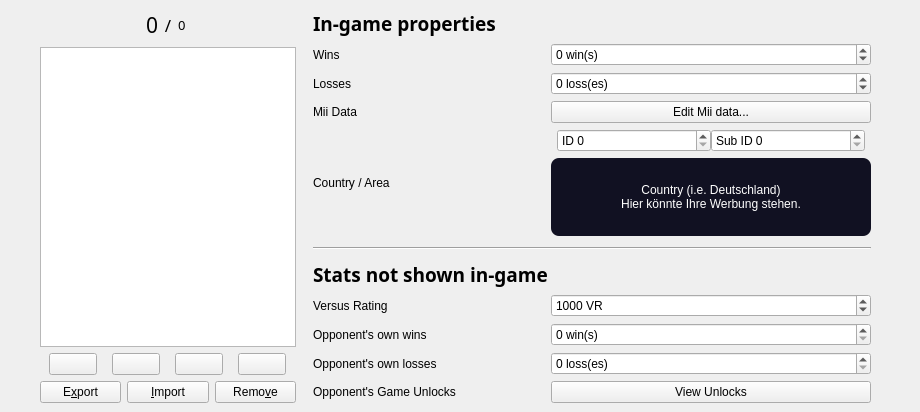
      <widget class="QWidget" name="tabOpponent">
       <attribute name="title">
        <string>Opponents</string>
       </attribute>
       <layout class="QHBoxLayout" name="horizontalLayout_3">
        <property name="spacing">
         <number>0</number>
        </property>
        <property name="leftMargin">
         <number>0</number>
        </property>
        <property name="topMargin">
         <number>0</number>
        </property>
        <property name="rightMargin">
         <number>0</number>
        </property>
        <property name="bottomMargin">
         <number>0</number>
        </property>
        <item>
         <spacer name="horizontalSpacer_8">
          <property name="orientation">
           <enum>Qt::Horizontal</enum>
          </property>
          <property name="sizeHint" stdset="0">
           <size>
            <width>40</width>
            <height>20</height>
           </size>
          </property>
         </spacer>
        </item>
        <item>
         <widget class="QWidget" name="oppPicker" native="true">
          <property name="minimumSize">
           <size>
            <width>160</width>
            <height>0</height>
           </size>
          </property>
          <layout class="QVBoxLayout" name="verticalLayout_3">
           <property name="leftMargin">
            <number>0</number>
           </property>
           <property name="rightMargin">
            <number>0</number>
           </property>
           <item>
            <layout class="QGridLayout" name="gridLayout_5">
             <item row="8" column="0" colspan="3">
              <widget class="QListWidget" name="opponents">
               <property name="minimumSize">
                <size>
                 <width>0</width>
                 <height>300</height>
                </size>
               </property>
               <property name="maximumSize">
                <size>
                 <width>300</width>
                 <height>16777215</height>
                </size>
               </property>
               <property name="horizontalScrollBarPolicy">
                <enum>Qt::ScrollBarAlwaysOff</enum>
               </property>
              </widget>
             </item>
             <item row="10" column="0" colspan="3">
              <layout class="QHBoxLayout" name="horizontalLayout">
               <item>
                <widget class="QPushButton" name="oppPickToTop">
                 <property name="maximumSize">
                  <size>
                   <width>48</width>
                   <height>16777215</height>
                  </size>
                 </property>
                 <property name="statusTip">
                  <string>Move this opponent to the top of the list</string>
                 </property>
                 <property name="shortcut">
                  <string>Alt+Home</string>
                 </property>
                </widget>
               </item>
               <item>
                <widget class="QPushButton" name="oppPickToBot">
                 <property name="maximumSize">
                  <size>
                   <width>48</width>
                   <height>16777215</height>
                  </size>
                 </property>
                 <property name="statusTip">
                  <string>Move this opponent up one entry</string>
                 </property>
                 <property name="shortcut">
                  <string>Alt+Up</string>
                 </property>
                </widget>
               </item>
               <item>
                <widget class="QPushButton" name="oppPickDown">
                 <property name="maximumSize">
                  <size>
                   <width>48</width>
                   <height>16777215</height>
                  </size>
                 </property>
                 <property name="statusTip">
                  <string>Move this opponent down one entry</string>
                 </property>
                 <property name="shortcut">
                  <string>Alt+Down</string>
                 </property>
                </widget>
               </item>
               <item>
                <widget class="QPushButton" name="oppPickUp">
                 <property name="maximumSize">
                  <size>
                   <width>48</width>
                   <height>16777215</height>
                  </size>
                 </property>
                 <property name="statusTip">
                  <string>Move this opponent to the bottom of the list</string>
                 </property>
                 <property name="shortcut">
                  <string>Alt+End</string>
                 </property>
                </widget>
               </item>
              </layout>
             </item>
             <item row="0" column="0" colspan="3">
              <layout class="QHBoxLayout" name="horizontalLayout_2">
               <item>
                <spacer name="horizontalSpacer_4">
                 <property name="orientation">
                  <enum>Qt::Horizontal</enum>
                 </property>
                 <property name="sizeHint" stdset="0">
                  <size>
                   <width>40</width>
                   <height>20</height>
                  </size>
                 </property>
                </spacer>
               </item>
               <item>
                <widget class="QLabel" name="oppCurrent">
                 <property name="minimumSize">
                  <size>
                   <width>64</width>
                   <height>32</height>
                  </size>
                 </property>
                 <property name="maximumSize">
                  <size>
                   <width>64</width>
                   <height>16777215</height>
                  </size>
                 </property>
                 <property name="font">
                  <font>
                   <family>RodinNTLG2</family>
                   <pointsize>16</pointsize>
                   <stylestrategy>PreferAntialias</stylestrategy>
                  </font>
                 </property>
                 <property name="text">
                  <string>0</string>
                 </property>
                 <property name="alignment">
                  <set>Qt::AlignRight|Qt::AlignTrailing|Qt::AlignVCenter</set>
                 </property>
                </widget>
               </item>
               <item>
                <widget class="QLabel" name="oppLblSlash">
                 <property name="maximumSize">
                  <size>
                   <width>64</width>
                   <height>16777215</height>
                  </size>
                 </property>
                 <property name="font">
                  <font>
                   <family>RodinNTLG2</family>
                   <pointsize>13</pointsize>
                   <stylestrategy>PreferAntialias</stylestrategy>
                  </font>
                 </property>
                 <property name="text">
                  <string>/</string>
                 </property>
                 <property name="alignment">
                  <set>Qt::AlignCenter</set>
                 </property>
                </widget>
               </item>
               <item>
                <widget class="QLabel" name="oppTotal">
                 <property name="minimumSize">
                  <size>
                   <width>64</width>
                   <height>0</height>
                  </size>
                 </property>
                 <property name="maximumSize">
                  <size>
                   <width>64</width>
                   <height>16777215</height>
                  </size>
                 </property>
                 <property name="font">
                  <font>
                   <family>RodinNTLG2</family>
                   <pointsize>10</pointsize>
                   <stylestrategy>PreferAntialias</stylestrategy>
                  </font>
                 </property>
                 <property name="text">
                  <string>0</string>
                 </property>
                 <property name="alignment">
                  <set>Qt::AlignLeading|Qt::AlignLeft|Qt::AlignVCenter</set>
                 </property>
                </widget>
               </item>
               <item>
                <spacer name="horizontalSpacer_3">
                 <property name="orientation">
                  <enum>Qt::Horizontal</enum>
                 </property>
                 <property name="sizeHint" stdset="0">
                  <size>
                   <width>40</width>
                   <height>20</height>
                  </size>
                 </property>
                </spacer>
               </item>
              </layout>
             </item>
             <item row="11" column="0">
              <widget class="QPushButton" name="oppExport">
               <property name="sizePolicy">
                <sizepolicy hsizetype="Preferred" vsizetype="Fixed">
                 <horstretch>0</horstretch>
                 <verstretch>0</verstretch>
                </sizepolicy>
               </property>
               <property name="statusTip">
                <string>Export this opponent</string>
               </property>
               <property name="text">
                <string>E&amp;xport</string>
               </property>
              </widget>
             </item>
             <item row="11" column="1">
              <widget class="QPushButton" name="oppImport">
               <property name="statusTip">
                <string>Import an opponent</string>
               </property>
               <property name="text">
                <string>&amp;Import</string>
               </property>
              </widget>
             </item>
             <item row="11" column="2">
              <widget class="QPushButton" name="oppRemove">
               <property name="sizePolicy">
                <sizepolicy hsizetype="Preferred" vsizetype="Fixed">
                 <horstretch>0</horstretch>
                 <verstretch>0</verstretch>
                </sizepolicy>
               </property>
               <property name="statusTip">
                <string>Remove this opponent from the list</string>
               </property>
               <property name="text">
                <string>Remo&amp;ve</string>
               </property>
              </widget>
             </item>
            </layout>
           </item>
          </layout>
         </widget>
        </item>
        <item>
         <spacer name="horizontalSpacer_5">
          <property name="orientation">
           <enum>Qt::Horizontal</enum>
          </property>
          <property name="sizeType">
           <enum>QSizePolicy::Fixed</enum>
          </property>
          <property name="sizeHint" stdset="0">
           <size>
            <width>8</width>
            <height>0</height>
           </size>
          </property>
         </spacer>
        </item>
        <item>
         <widget class="QFrame" name="oppFrame">
          <property name="sizePolicy">
           <sizepolicy hsizetype="Expanding" vsizetype="Preferred">
            <horstretch>0</horstretch>
            <verstretch>0</verstretch>
           </sizepolicy>
          </property>
          <property name="frameShadow">
           <enum>QFrame::Plain</enum>
          </property>
          <layout class="QGridLayout" name="gridLayout_3">
           <item row="8" column="2">
            <widget class="QWidget" name="oppCountryView" native="true">
             <property name="minimumSize">
              <size>
               <width>320</width>
               <height>44</height>
              </size>
             </property>
             <property name="maximumSize">
              <size>
               <width>512</width>
               <height>80</height>
              </size>
             </property>
             <property name="toolTip">
              <string>&lt;p&gt;This is a rough demonstration of what Mario Kart 7 would show in the Opponents List.&lt;/p&gt;</string>
             </property>
             <property name="styleSheet">
              <string notr="true">color: white; background-color: #112; border-radius: 8px</string>
             </property>
             <layout class="QVBoxLayout" name="verticalLayout_4">
              <property name="spacing">
               <number>0</number>
              </property>
              <property name="leftMargin">
               <number>8</number>
              </property>
              <property name="topMargin">
               <number>2</number>
              </property>
              <property name="rightMargin">
               <number>8</number>
              </property>
              <property name="bottomMargin">
               <number>2</number>
              </property>
              <item>
               <widget class="QLabel" name="oppCountyLabel">
                <property name="minimumSize">
                 <size>
                  <width>0</width>
                  <height>32</height>
                 </size>
                </property>
                <property name="font">
                 <font>
                  <pointsize>9</pointsize>
                 </font>
                </property>
                <property name="text">
                 <string>Country (i.e. Deutschland)
Hier könnte Ihre Werbung stehen.</string>
                </property>
                <property name="textFormat">
                 <enum>Qt::PlainText</enum>
                </property>
                <property name="alignment">
                 <set>Qt::AlignCenter</set>
                </property>
               </widget>
              </item>
             </layout>
            </widget>
           </item>
           <item row="18" column="1">
            <widget class="QLabel" name="oppUnlock">
             <property name="text">
              <string>Opponent's Game Unlocks</string>
             </property>
            </widget>
           </item>
           <item row="15" column="1">
            <widget class="QLabel" name="oppOwnWin">
             <property name="sizePolicy">
              <sizepolicy hsizetype="Maximum" vsizetype="Preferred">
               <horstretch>0</horstretch>
               <verstretch>0</verstretch>
              </sizepolicy>
             </property>
             <property name="text">
              <string>Opponent's own wins</string>
             </property>
            </widget>
           </item>
           <item row="7" column="1" rowspan="2">
            <widget class="QLabel" name="oppCountry">
             <property name="sizePolicy">
              <sizepolicy hsizetype="Maximum" vsizetype="Preferred">
               <horstretch>0</horstretch>
               <verstretch>0</verstretch>
              </sizepolicy>
             </property>
             <property name="text">
              <string>Country / Area</string>
             </property>
            </widget>
           </item>
           <item row="3" column="1">
            <widget class="QLabel" name="oppLosses">
             <property name="sizePolicy">
              <sizepolicy hsizetype="Maximum" vsizetype="Preferred">
               <horstretch>0</horstretch>
               <verstretch>0</verstretch>
              </sizepolicy>
             </property>
             <property name="text">
              <string>Losses</string>
             </property>
            </widget>
           </item>
           <item row="11" column="1" colspan="2">
            <widget class="QLabel" name="oppHdr2">
             <property name="sizePolicy">
              <sizepolicy hsizetype="Preferred" vsizetype="Maximum">
               <horstretch>0</horstretch>
               <verstretch>0</verstretch>
              </sizepolicy>
             </property>
             <property name="minimumSize">
              <size>
               <width>0</width>
               <height>28</height>
              </size>
             </property>
             <property name="font">
              <font>
               <family>RodinNTLG2</family>
               <pointsize>14</pointsize>
               <weight>75</weight>
               <bold>true</bold>
               <stylestrategy>PreferAntialias</stylestrategy>
              </font>
             </property>
             <property name="text">
              <string>Stats not shown in-game</string>
             </property>
            </widget>
           </item>
           <item row="1" column="1">
            <widget class="QLabel" name="oppWins">
             <property name="sizePolicy">
              <sizepolicy hsizetype="Maximum" vsizetype="Preferred">
               <horstretch>0</horstretch>
               <verstretch>0</verstretch>
              </sizepolicy>
             </property>
             <property name="minimumSize">
              <size>
               <width>232</width>
               <height>0</height>
              </size>
             </property>
             <property name="text">
              <string>Wins</string>
             </property>
            </widget>
           </item>
           <item row="16" column="1">
            <widget class="QLabel" name="oppOwnLoss">
             <property name="sizePolicy">
              <sizepolicy hsizetype="Maximum" vsizetype="Preferred">
               <horstretch>0</horstretch>
               <verstretch>0</verstretch>
              </sizepolicy>
             </property>
             <property name="text">
              <string>Opponent's own losses</string>
             </property>
            </widget>
           </item>
           <item row="0" column="1" colspan="2">
            <widget class="QLabel" name="oppHdr1">
             <property name="sizePolicy">
              <sizepolicy hsizetype="Preferred" vsizetype="Maximum">
               <horstretch>0</horstretch>
               <verstretch>0</verstretch>
              </sizepolicy>
             </property>
             <property name="minimumSize">
              <size>
               <width>0</width>
               <height>28</height>
              </size>
             </property>
             <property name="font">
              <font>
               <family>RodinNTLG2</family>
               <pointsize>14</pointsize>
               <weight>75</weight>
               <bold>true</bold>
               <stylestrategy>PreferAntialias</stylestrategy>
              </font>
             </property>
             <property name="text">
              <string>In-game properties</string>
             </property>
            </widget>
           </item>
           <item row="10" column="1" colspan="2">
            <widget class="Line" name="line">
             <property name="minimumSize">
              <size>
               <width>0</width>
               <height>12</height>
              </size>
             </property>
             <property name="orientation">
              <enum>Qt::Horizontal</enum>
             </property>
            </widget>
           </item>
           <item row="5" column="1">
            <widget class="QLabel" name="oppMiiData">
             <property name="sizePolicy">
              <sizepolicy hsizetype="Maximum" vsizetype="Preferred">
               <horstretch>0</horstretch>
               <verstretch>0</verstretch>
              </sizepolicy>
             </property>
             <property name="text">
              <string>Mii Data</string>
             </property>
            </widget>
           </item>
           <item row="13" column="1">
            <widget class="QLabel" name="oppVR">
             <property name="sizePolicy">
              <sizepolicy hsizetype="Maximum" vsizetype="Preferred">
               <horstretch>0</horstretch>
               <verstretch>0</verstretch>
              </sizepolicy>
             </property>
             <property name="text">
              <string>Versus Rating</string>
             </property>
            </widget>
           </item>
           <item row="1" column="2">
            <widget class="QSpinBox" name="oppWinsVal">
             <property name="suffix">
              <string> win(s)</string>
             </property>
             <property name="minimum">
              <number>-999</number>
             </property>
             <property name="maximum">
              <number>999</number>
             </property>
            </widget>
           </item>
           <item row="3" column="2">
            <widget class="QSpinBox" name="oppLossesVal">
             <property name="suffix">
              <string> loss(es)</string>
             </property>
             <property name="minimum">
              <number>-999</number>
             </property>
             <property name="maximum">
              <number>999</number>
             </property>
            </widget>
           </item>
           <item row="5" column="2">
            <widget class="QPushButton" name="oppEditMii">
             <property name="toolTip">
              <string>&lt;p&gt;View and edit a handful of values of this opponent's Mii.&lt;/p&gt;&lt;p&gt;Such include exporting the Mii or editing the Mii name.&lt;/p&gt;</string>
             </property>
             <property name="text">
              <string>Edit Mii data...</string>
             </property>
            </widget>
           </item>
           <item row="7" column="2">
            <widget class="QWidget" name="oppCountyFrm" native="true">
             <property name="sizePolicy">
              <sizepolicy hsizetype="Preferred" vsizetype="Maximum">
               <horstretch>0</horstretch>
               <verstretch>0</verstretch>
              </sizepolicy>
             </property>
             <layout class="QHBoxLayout" name="horizontalLayout_4">
              <property name="spacing">
               <number>0</number>
              </property>
              <property name="leftMargin">
               <number>6</number>
              </property>
              <property name="topMargin">
               <number>0</number>
              </property>
              <property name="rightMargin">
               <number>6</number>
              </property>
              <property name="bottomMargin">
               <number>0</number>
              </property>
              <item>
               <widget class="QSpinBox" name="oppCountryVal">
                <property name="prefix">
                 <string>ID </string>
                </property>
                <property name="minimum">
                 <number>0</number>
                </property>
                <property name="maximum">
                 <number>255</number>
                </property>
               </widget>
              </item>
              <item>
               <widget class="QSpinBox" name="oppAreaVal">
                <property name="prefix">
                 <string>Sub ID </string>
                </property>
                <property name="maximum">
                 <number>255</number>
                </property>
               </widget>
              </item>
             </layout>
            </widget>
           </item>
           <item row="13" column="2">
            <widget class="QSpinBox" name="oppVRVal">
             <property name="suffix">
              <string> VR</string>
             </property>
             <property name="minimum">
              <number>1</number>
             </property>
             <property name="maximum">
              <number>99999</number>
             </property>
             <property name="value">
              <number>1000</number>
             </property>
            </widget>
           </item>
           <item row="15" column="2">
            <widget class="QSpinBox" name="oppOwnWinVal">
             <property name="suffix">
              <string> win(s)</string>
             </property>
             <property name="maximum">
              <number>99999</number>
             </property>
            </widget>
           </item>
           <item row="16" column="2">
            <widget class="QSpinBox" name="oppOwnLossVal">
             <property name="suffix">
              <string> loss(es)</string>
             </property>
             <property name="maximum">
              <number>99999</number>
             </property>
            </widget>
           </item>
           <item row="18" column="2">
            <widget class="QPushButton" name="oppUnlockMng">
             <property name="toolTip">
              <string>Editing them has no impact, but if you want, you can duplicate them for yourself.</string>
             </property>
             <property name="text">
              <string>View Unlocks</string>
             </property>
            </widget>
           </item>
          </layout>
         </widget>
        </item>
        <item>
         <spacer name="horizontalSpacer_9">
          <property name="orientation">
           <enum>Qt::Horizontal</enum>
          </property>
          <property name="sizeHint" stdset="0">
           <size>
            <width>40</width>
            <height>20</height>
           </size>
          </property>
         </spacer>
        </item>
       </layout>
      </widget>
